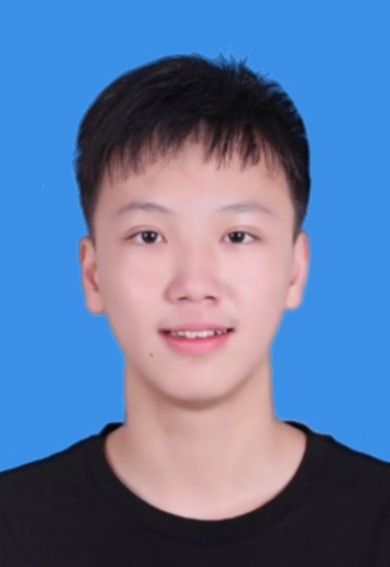
#> input picture 个人WEB/website/images/photo1.jpg, 390 x 567 px, given in place of the camera
$ python smile_detector.py
#> lines starting #> are read from the running program, lines starting #| are printed output that depends on the picture; after the words box and inside, x2 and y2 are one past the last pixel; in counts of white or black regions, pixels touching at a corner belong together
import cv2
import numpy as np

class SmileDetector:
    def __init__(self):
        """初始化微笑检测器"""
        # 加载人脸检测器（Haar Cascade）
        self.face_cascade = cv2.CascadeClassifier(
            cv2.data.haarcascades + 'haarcascade_frontalface_default.xml'
        )

        # 加载微笑检测器（Haar Cascade）
        try:
            # 尝试加载 OpenCV 自带的微笑检测器
            smile_cascade_path = cv2.data.haarcascades + 'haarcascade_smile.xml'
            self.smile_cascade = cv2.CascadeClassifier(smile_cascade_path)
            if self.smile_cascade.empty():
                # 如果没有，使用另一个路径或者创建简单的检测逻辑
                self.use_landmark_method = True
            else:
                self.use_landmark_method = False
        except:
            self.use_landmark_method = True

        # 如果使用地标方法，我们将基于嘴部区域的特征
        if self.use_landmark_method:
            print("使用基于几何特征的笑容检测方法")

    def detect_faces(self, gray):
        """检测人脸"""
        faces = self.face_cascade.detectMultiScale(
            gray,
            scaleFactor=1.1,
            minNeighbors=5,
            minSize=(30, 30)
        )
        return faces

    def detect_smile_haar(self, gray, face_roi):
        """使用 Haar Cascade 检测微笑"""
        if self.smile_cascade.empty():
            return False

        # 在面部下半部分检测微笑（嘴部区域）
        x, y, w, h = face_roi
        roi_gray = gray[y + h//2:y + h, x:x + w]

        if roi_gray.size == 0:
            return False

        smiles = self.smile_cascade.detectMultiScale(
            roi_gray,
            scaleFactor=1.7,
            minNeighbors=20,
            minSize=(20, 20)
        )
        return len(smiles) > 0

    # [47 lines left out: function detect_smile_geometric, not called in this run]

    def detect_smile(self, gray, face_roi):
        """检测微笑"""
        if self.use_landmark_method:
            return self.detect_smile_geometric(gray, face_roi)
        else:
            return self.detect_smile_haar(gray, face_roi)

    def draw_info(self, frame, faces, smile_status):
        """在画面上绘制信息"""
        h, w = frame.shape[:2]

        # 绘制状态栏背景
        cv2.rectangle(frame, (0, 0), (w, 80), (0, 0, 0), -1)

        # 绘制状态文字
        if smile_status:
            status_text = "😊 你在笑！好开心！"
            color = (0, 255, 0)  # 绿色
            bg_color = (0, 200, 0)
        else:
            status_text = "😐 没有检测到笑容，笑一个吧！"
            color = (100, 100, 255)  # 红色
            bg_color = (0, 0, 200)

        # 绘制状态指示圆
        cv2.circle(frame, (30, 40), 15, bg_color, -1)
        cv2.circle(frame, (30, 40), 15, color, 3)

        # 绘制文字
        cv2.putText(
            frame, status_text,
            (60, 45),
            cv2.FONT_HERSHEY_SIMPLEX,
            0.9,
            color,
            2,
            cv2.LINE_AA
        )

        # 绘制人脸和微笑区域
        for (x, y, w, h) in faces:
            # 人脸框
            cv2.rectangle(frame, (x, y), (x+w, y+h), (255, 255, 0), 2)

            # 嘴部区域
            mouth_y = y + int(h * 0.65)
            mouth_h = int(h * 0.2)
            if smile_status:
                cv2.rectangle(
                    frame,
                    (x, mouth_y),
                    (x+w, mouth_y+mouth_h),
                    (0, 255, 0),
                    2
                )
            else:
                cv2.rectangle(
                    frame,
                    (x, mouth_y),
                    (x+w, mouth_y+mouth_h),
                    (0, 0, 255),
                    2
                )

    def run(self):
        """运行摄像头检测"""
        print("🎥 启动摄像头...")
        print("📸 按 'q' 键退出")
        print("=" * 50)

        # 打开摄像头
        cap = cv2.VideoCapture(0)

        if not cap.isOpened():
            print("❌ 错误：无法打开摄像头")
            print("请检查：")
            print("  1. 摄像头是否已连接")
            print("  2. 其他程序是否在使用摄像头")
            return

        # 设置摄像头参数
        cap.set(cv2.CAP_PROP_FRAME_WIDTH, 640)
        cap.set(cv2.CAP_PROP_FRAME_HEIGHT, 480)

        smile_count = 0
        frame_count = 0

        try:
            while True:
                ret, frame = cap.read()

                if not ret:
                    print("❌ 无法读取摄像头画面")
                    break

                # 水平翻转（镜像效果）
                frame = cv2.flip(frame, 1)

                # 转为灰度图
                gray = cv2.cvtColor(frame, cv2.COLOR_BGR2GRAY)

                # 检测人脸
                faces = self.detect_faces(gray)

                # 检测微笑
                smiling = False
                if len(faces) > 0:
                    # 检测第一个（最大的）人脸
                    main_face = faces[0]
                    smiling = self.detect_smile(gray, main_face)

                    if smiling:
                        smile_count += 1
                    frame_count += 1

                # 绘制信息
                self.draw_info(frame, faces, smiling)

                # 显示微笑统计（右上角）
                if frame_count > 0:
                    smile_ratio = (smile_count / frame_count) * 100
                    stats_text = f"笑容率: {smile_ratio:.1f}%"
                    cv2.putText(
                        frame, stats_text,
                        (frame.shape[1] - 200, 30),
                        cv2.FONT_HERSHEY_SIMPLEX,
                        0.6,
                        (255, 255, 255),
                        2
                    )

                # 显示画面
                cv2.imshow('😊 笑容检测器 - 按 q 退出', frame)

                # 按 'q' 退出
                if cv2.waitKey(1) & 0xFF == ord('q'):
                    break

        except KeyboardInterrupt:
            print("\n⏹️  用户中断")
        finally:
            # 清理资源
            cap.release()
            cv2.destroyAllWindows()
            print("✅ 摄像头已关闭")


def main():
    print("=" * 50)
    print("😊 笑容检测器启动")
    print("=" * 50)

    detector = SmileDetector()
    detector.run()
#> in run, frame is the input picture: shape (567, 390, 3); mean B, G, R 160.6, 119.5, 96.4
#> in run, `frame = cv2.flip(frame, 1)`:
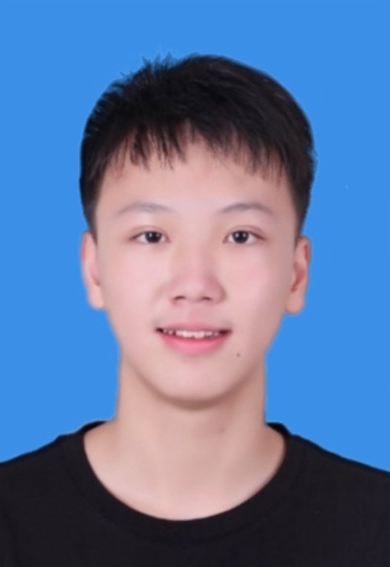
#> frame: shape (567, 390, 3); mean B, G, R 160.6, 119.5, 96.4
#> in run, `gray = cv2.cvtColor(frame, cv2.COLOR_BGR2GRAY)`:
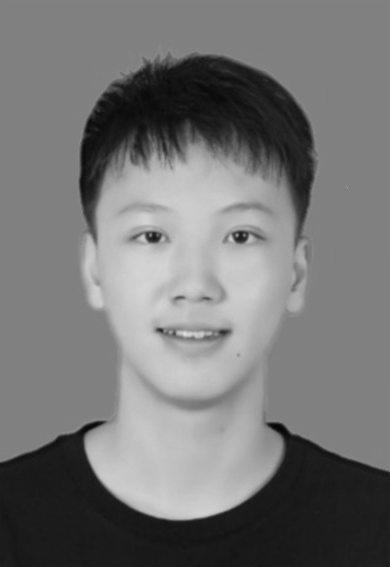
#> gray: shape (567, 390); min 4, max 221, mean 117.3
#> in detect_faces, `faces = self.face_cascade.detectMultiScale( gray, scaleFactor=1.1, min..`: faces = [[62, 137, 265, 265]]
#> in run, `main_face = faces[0]`: main_face = [62, 137, 265, 265]
#> in detect_smile_haar, `x, y, w, h = face_roi`: x = 62; y = 137; w = 265
#> in detect_smile_haar, `roi_gray = gray[y + h//2:y + h, x:x + w]`:
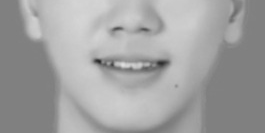
#> roi_gray: shape (133, 265); min 36, max 221, mean 161.5
#> in detect_smile_haar, `smiles = self.smile_cascade.detectMultiScale( roi_gray, scaleFactor=1...`: smiles = [[81, 41, 104, 52]]
#> in run, `smiling = self.detect_smile(gray, main_face)`: smiling = True
#> in draw_info, `cv2.putText( frame, status_text, (60, 45), cv2.FONT_HERSHEY_SIMPLEX, 0..`:
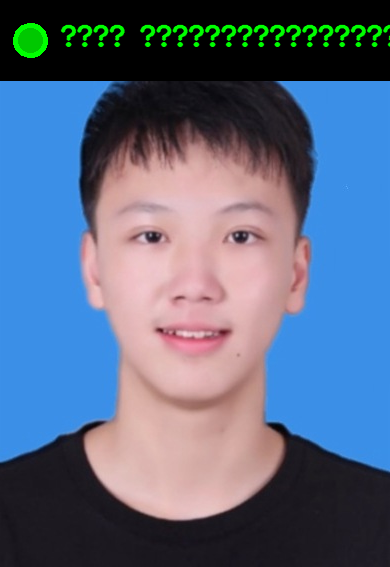
#> frame: shape (567, 390, 3); mean B, G, R 129.7, 104.2, 88.3
#> the loop in draw_info, `for (x, y, w, h) in faces:` made 1 pass
#> (x, y, w, h, mouth_y, mouth_h) on pass 1: (62, 137, 265, 265, 309, 53)
#> after the loop in draw_info, `for (x, y, w, h) in faces:`:
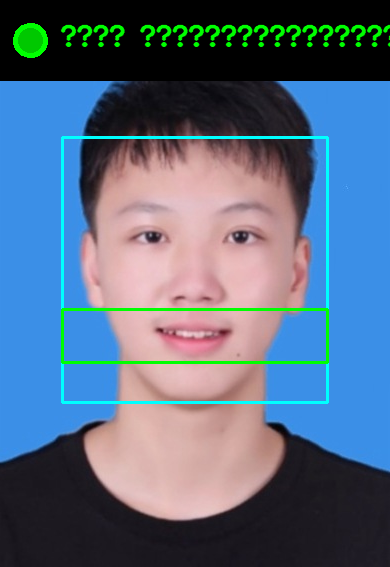
#> frame: shape (567, 390, 3); 2.15% of pixels changed, all inside (x1, y1, x2, y2) = (61, 136, 329, 404)
#> in run, `cv2.putText( frame, stats_text, (frame.shape[1] - 200, 30), cv2.FONT_H..`:
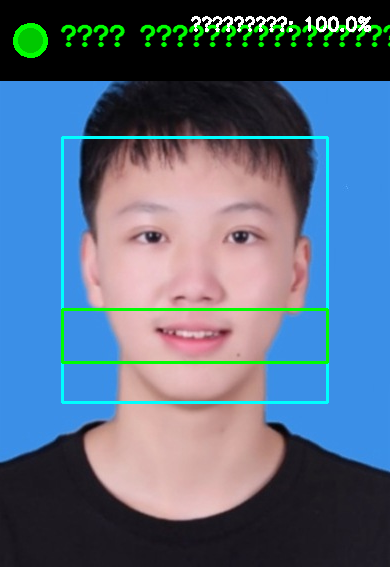
#> frame: shape (567, 390, 3); 0.54% of pixels changed, all inside (x1, y1, x2, y2) = (191, 16, 371, 32)
#> (key q is pressed here)

    print("\n👋 再见！")


if __name__ == "__main__":
    main()

$ run again, on 个人WEB/website/images/photo2.jpg
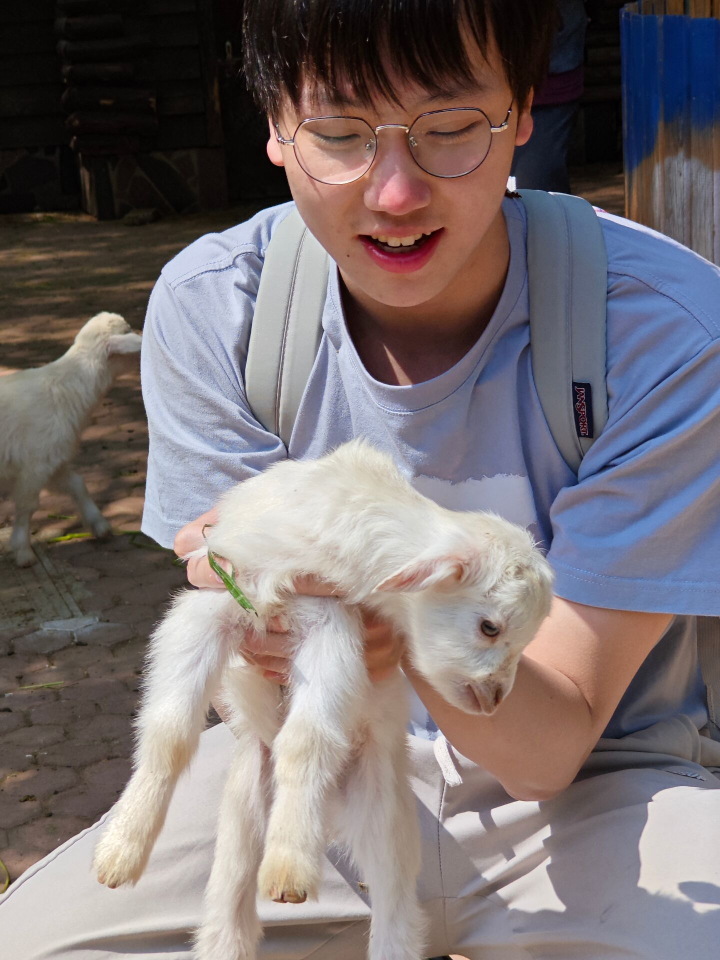
#> input picture 个人WEB/website/images/photo2.jpg, 1440 x 1920 px, given in place of the camera (shown at 1/2 size)
#> in run, frame is the input picture: shape (1920, 1440, 3); mean B, G, R 113.6, 111.9, 121
#> in detect_faces, `faces = self.face_cascade.detectMultiScale( gray, scaleFactor=1.1, min..`: faces = [[353, 63, 578, 578]]
#> main_face = [353, 63, 578, 578]
#> in detect_smile_haar, `x, y, w, h = face_roi`: x = 353; y = 63; w = 578
#> in detect_smile_haar, `roi_gray = gray[y + h//2:y + h, x:x + w]`:
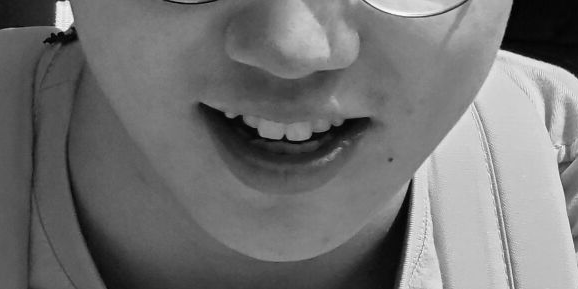
#> roi_gray: shape (289, 578); min 0, max 252, mean 115.2
#> smiles = [[147, 52, 301, 150]]
#> smiling = True
#> the loop in draw_info, `for (x, y, w, h) in faces:` made 1 pass
#> (x, y, w, h, mouth_y, mouth_h) on pass 1: (353, 63, 578, 578, 438, 115)
#> in run, `cv2.putText( frame, stats_text, (frame.shape[1] - 200, 30), cv2.FONT_H..`:
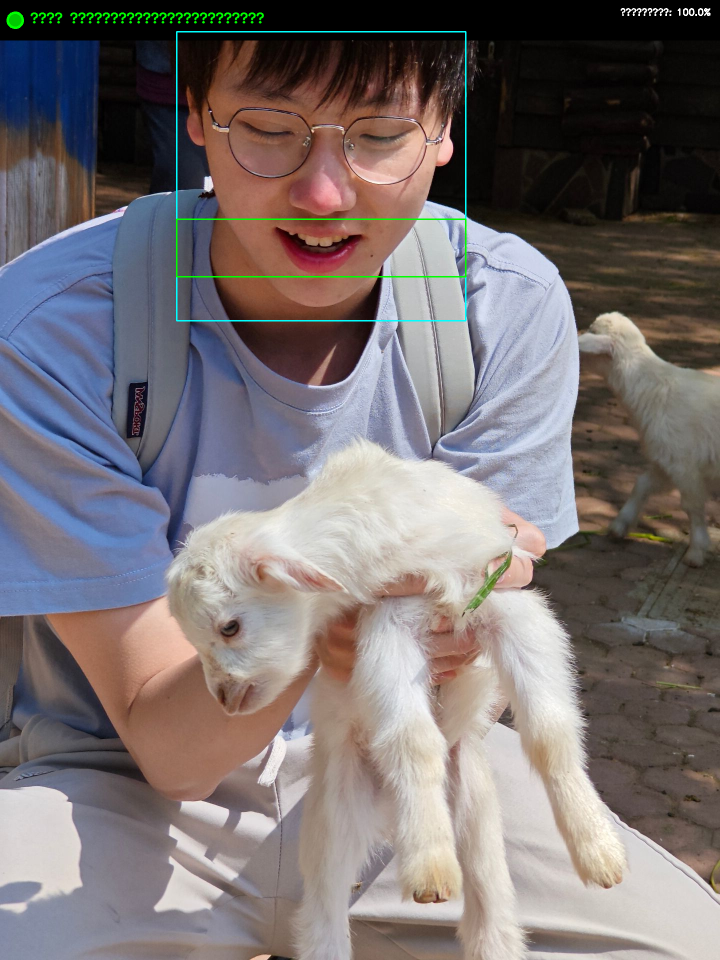
#> frame: shape (1920, 1440, 3) (shown at 1/2 size); mean B, G, R 113.3, 112.5, 120
